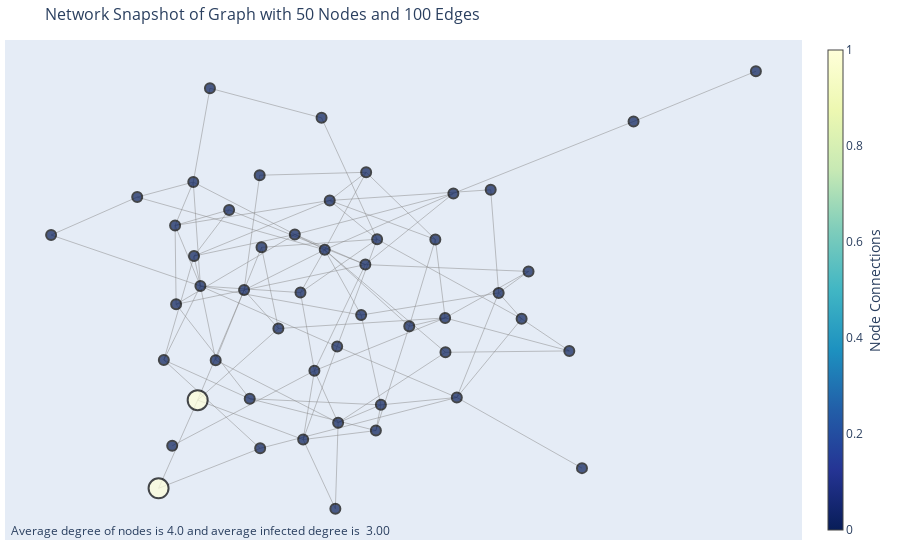

The code cell stored with this chart in its notebook:
### Markdown cell above
## Graph Visualization

### Code cell
G = graph
edge_x = []
edge_y = []
positions = nx.spring_layout(G)
for edge in G.edges():
    x0, y0 = positions[edge[0]]
    x1, y1 = positions[edge[1]]
    edge_x.append(x0)
    edge_x.append(x1)
    edge_x.append(None)
    edge_y.append(y0)
    edge_y.append(y1)
    edge_y.append(None)

if True:
    edge_trace = go.Scatter(
        x=edge_x, y=edge_y,
        line=dict(width=0.5, color='#888'),
        hoverinfo='none',
        mode='lines')

    node_x = []
    node_y = []
    for node in G.nodes():
        x, y = positions[node]
        node_x.append(x)
        node_y.append(y)

    node_trace = go.Scatter(
        x=node_x, y=node_y,
        mode='markers',
        hoverinfo='text',
        marker=dict(
            showscale=True,
            # colorscale options
            #'Greys' | 'YlGnBu' | 'Greens' | 'YlOrRd' | 'Bluered' | 'RdBu' |
            #'Reds' | 'Blues' | 'Picnic' | 'Rainbow' | 'Portland' | 'Jet' |
            #'Hot' | 'Blackbody' | 'Earth' | 'Electric' | 'Viridis' |
            colorscale='YlGnBu',
            reversescale=True,
            color=[],
            size=[],
            # size = 10,
            colorbar=dict(
                thickness=15,
                title='Node Connections',
                xanchor='left',
                titleside='right'
            ),
            line=dict(
                color='Black',
                width=2
            )))

    node_adjacencies = []
    node_text = []
    for node, adjacencies in enumerate(G.adjacency()):
        node_adjacencies.append(len(adjacencies[1]))
        node_text.append('# of connections: '+str(len(adjacencies[1])))

    avg_degree = {
        0: np.average([adj for i, adj in enumerate(node_adjacencies) if not nodes_statuses[-1][i]]),
        1: np.average([adj for i, adj in enumerate(node_adjacencies) if nodes_statuses[-1][i]]),
        2: np.average([adj for i, adj in enumerate(node_adjacencies)])
    }

    # node_trace.marker.color = node_adjacencies
    node_trace.marker.color = nodes_statuses[-1]
    node_trace.marker.size = [20 if nodes_statuses[-1][i] else 10 for i in range(NUM_NODES)]
    node_trace.text = node_text

    fig = go.Figure(data=[edge_trace, node_trace],
                layout=go.Layout(
                    title=f'Network Snapshot of Graph with {NUM_NODES} Nodes and {NUM_EDGES} Edges',
                    titlefont_size=16,
                    showlegend=False,
                    hovermode='closest',
                    margin=dict(b=20,l=5,r=5,t=40),
                    annotations=[ dict(
                        text=f'Average degree of nodes is {avg_degree[2]} and average infected degree is  {avg_degree[1]:2.2f}',
                        showarrow=False,
                        xref="paper", yref="paper",
                        x=0.005, y=-0.002 ), ],
                        
                    xaxis=dict(showgrid=False, zeroline=False, showticklabels=False),
                    yaxis=dict(showgrid=False, zeroline=False, showticklabels=False))
                    )
    fig.show()

### Figure 1 — Plotly figure (JSON) as saved in the notebook; plotly's stock layout.template omitted (floating-point values rounded to 4 significant figures; data arrays with more than 128 entries replaced by an {"elided": "..."} marker saying what was removed)
{"data": [{"hoverinfo": "none", "line": {"color": "#888", "width": 0.5}, "mode": "lines", "type": "scatter", "x": {"elided": "300 float values"}, "y": {"elided": "300 float values"}}, {"hoverinfo": "text", "marker": {"color": [0, 0, 0, 0, 1, 0, 0, 0, 0, 1, 0, 0, 0, 0, 0, 0, 0, 0, 0, 0, 0, 0, 0, 0, 0, 0, 0, 0, 0, 0, 0, 0, 0, 0, 0, 0, 0, 0, 0, 0, 0, 0, 0, 0, 0, 0, 0, 0, 0, 0], "colorbar": {"thickness": 15, "title": {"side": "right", "text": "Node Connections"}, "xanchor": "left"}, "colorscale": [[0, "rgb(255,255,217)"], [0.125, "rgb(237,248,177)"], [0.25, "rgb(199,233,180)"], [0.375, "rgb(127,205,187)"], [0.5, "rgb(65,182,196)"], [0.625, "rgb(29,145,192)"], [0.75, "rgb(34,94,168)"], [0.875, "rgb(37,52,148)"], [1, "rgb(8,29,88)"]], "line": {"color": "Black", "width": 2}, "reversescale": true, "showscale": true, "size": [10, 10, 10, 10, 20, 10, 10, 10, 10, 20, 10, 10, 10, 10, 10, 10, 10, 10, 10, 10, 10, 10, 10, 10, 10, 10, 10, 10, 10, 10, 10, 10, 10, 10, 10, 10, 10, 10, 10, 10, 10, 10, 10, 10, 10, 10, 10, 10, 10, 10]}, "mode": "markers", "text": ["# of connections: 6", "# of connections: 4", "# of connections: 2", "# of connections: 3", "# of connections: 4", "# of connections: 4", "# of connections: 1", "# of connections: 4", "# of connections: 3", "# of connections: 2", "# of connections: 2", "# of connections: 1", "# of connections: 3", "# of connections: 9", "# of connections: 5", "# of connections: 5", "# of connections: 2", "# of connections: 4", "# of connections: 5", "# of connections: 3", "# of connections: 5", "# of connections: 6", "# of connections: 1", "# of connections: 2", "# of connections: 2", "# of connections: 4", "# of connections: 4", "# of connections: 4", "# of connections: 9", "# of connections: 4", "# of connections: 2", "# of connections: 4", "# of connections: 6", "# of connections: 3", "# of connections: 3", "# of connections: 4", "# of connections: 2", "# of connections: 5", "# of connections: 6", "# of connections: 4", "# of connections: 4", "# of connections: 4", "# of connections: 6", "# of connections: 4", "# of connections: 8", "# of connections: 3", "# of connections: 6", "# of connections: 3", "# of connections: 5", "# of connections: 5"], "type": "scatter", "x": [-0.04541, 0.2836, -0.175, 0.5581, -0.3219, -0.1307, -0.3822, 0.00847, -0.2792, -0.4144, 0.7103, 0.5882, 0.4616, -0.02099, 0.01074, -0.3322, -0.02848, -0.3729, 0.112, -0.1739, -0.3753, 0.1031, 1.0, 0.004201, -0.2928, 0.06529, 0.4452, 0.2409, -0.3153, -0.1986, 0.372, -0.402, 0.07517, -0.2474, -0.1707, 0.1791, -0.6689, -0.07206, 0.2918, -0.09182, -0.0784, 0.1002, 0.2641, 0.0771, -0.2119, 0.2649, -0.009164, -0.465, -0.3305, 0.3909], "y": [-0.2896, 0.4066, 0.4781, -0.2118, -0.4051, -0.1238, -0.5843, -0.1948, -0.2481, -0.7513, 0.6891, -0.6721, 0.1003, 0.1853, -0.494, 0.4511, 0.7034, -0.02897, -0.4237, -0.5944, 0.2809, 0.2267, 0.8864, -0.8316, 0.8196, -0.071, -0.08572, 0.226, 0.04313, -0.3997, 0.4208, -0.2474, 0.1271, 0.3419, 0.1949, -0.115, 0.2432, -0.5599, -0.3945, 0.2453, 0.01725, -0.5247, -0.08236, 0.4895, 0.02701, -0.2173, 0.379, 0.3922, 0.1606, 0.01587]}], "layout": {"annotations": [{"showarrow": false, "text": "Average degree of nodes is 4.0 and average infected degree is  3.00", "x": 0.005, "xref": "paper", "y": -0.002, "yref": "paper"}], "hovermode": "closest", "margin": {"b": 20, "l": 5, "r": 5, "t": 40}, "showlegend": false, "title": {"font": {"size": 16}, "text": "Network Snapshot of Graph with 50 Nodes and 100 Edges"}, "xaxis": {"showgrid": false, "showticklabels": false, "zeroline": false}, "yaxis": {"showgrid": false, "showticklabels": false, "zeroline": false}}}
